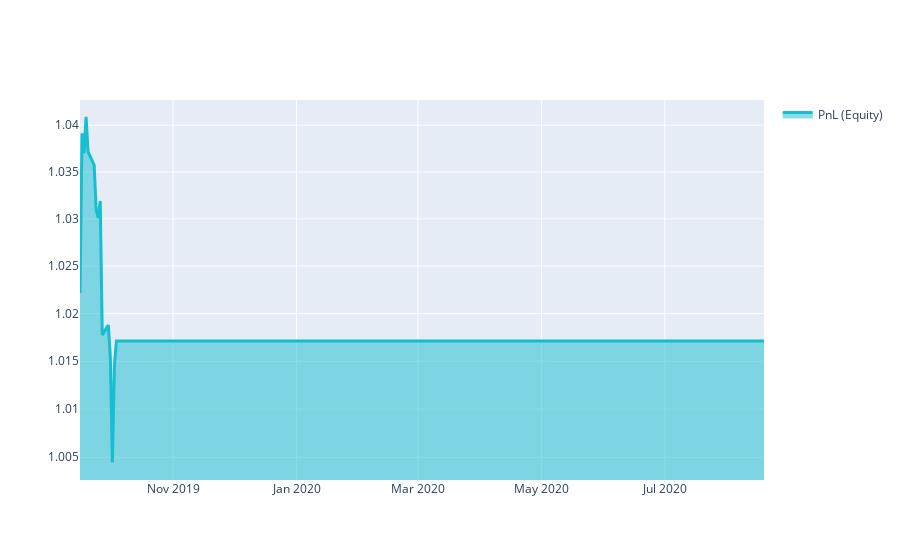

Notebook source saved alongside this figure:
### Code cell
# show plot with profit and losses:
performance = stat.to_pandas()["equity"].iloc[(252*3):]
qngraph.make_plot_filled(performance.index, performance, name="PnL (Equity)", type="log")

### Figure 1 — Plotly figure (JSON) as saved in the notebook; plotly's stock layout.template omitted (floating-point values rounded to 4 significant figures; data arrays with more than 128 entries replaced by an {"elided": "..."} marker saying what was removed)
{"data": [{"fill": "tonexty", "line": {"color": "#17BECF", "width": 3}, "name": "PnL (Equity)", "type": "scatter", "x": {"elided": "235 str values"}, "y": {"elided": "235 float values"}}], "layout": {"showlegend": true, "yaxis": {"range": [0.001148, 0.01816], "type": "log"}}}
